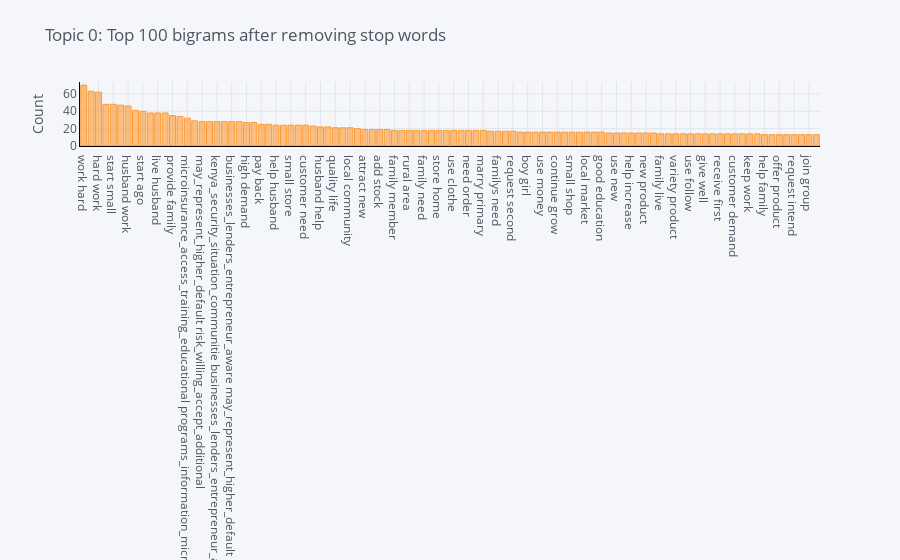

Here is the notebook cell this chart was saved with:
### Code cell
plot_model(lsi, plot = 'bigram')

### Figure 1 — Plotly figure (JSON) as saved in the notebook; plotly's stock layout.template omitted (floating-point values rounded to 4 significant figures)
{"data": [{"marker": {"color": "rgba(255, 153, 51, 0.6)", "line": {"color": "rgba(255, 153, 51, 1.0)", "width": 1}}, "name": "count", "orientation": "v", "text": "", "type": "bar", "x": ["work hard", "pay fee", "hard work", "increase stock", "start small", "group member", "husband work", "support family", "start ago", "member group", "live husband", "programs_information_microfinance_ecuador services_please_visit_href", "provide family", "mifex_offers_client microinsurance_access_training_educational", "microinsurance_access_training_educational programs_information_microfinance_ecuador", "run small", "may_represent_higher_default risk_willing_accept_additional", "plan use", "kenya_security_situation_communitie businesses_lenders_entrepreneur_aware", "well life", "businesses_lenders_entrepreneur_aware may_represent_higher_default", "risk_willing_accept_additional risk_making", "high demand", "provide well", "pay back", "operate small", "help husband", "enough money", "small store", "beauty product", "customer need", "intend use", "husband help", "want expand", "quality life", "request budget", "local community", "save money", "attract new", "large quantity", "add stock", "increase revenue", "family member", "increase profit", "rural area", "sale increase", "family need", "start help", "store home", "therefore request", "use clothe", "improve family", "need order", "meet customer", "marry primary", "improve quality", "familys need", "increase sale", "request second", "decide start", "boy girl", "month ago", "use money", "meet need", "continue grow", "use clothing", "small shop", "repay time", "local market", "bear ago", "good education", "continue improve", "use new", "meet demand", "help increase", "long time", "new product", "request use", "family live", "begin ago", "variety product", "marry live", "use follow", "help support", "give well", "family well", "receive first", "separate husband", "customer demand", "save enough", "keep work", "life family", "help family", "children education", "offer product", "money earn", "request intend", "well know", "join group", "wife work"], "y": [70, 63, 62, 48, 48, 47, 46, 41, 40, 38, 38, 38, 35, 34, 32, 29, 28, 28, 28, 28, 28, 28, 27, 27, 25, 25, 24, 24, 24, 24, 24, 23, 22, 22, 21, 21, 21, 20, 19, 19, 19, 19, 18, 18, 18, 18, 18, 18, 18, 18, 18, 18, 18, 18, 18, 17, 17, 17, 17, 16, 16, 16, 16, 16, 16, 16, 16, 16, 16, 16, 16, 15, 15, 15, 15, 15, 15, 15, 14, 14, 14, 14, 14, 14, 14, 14, 14, 14, 14, 14, 14, 14, 13, 13, 13, 13, 13, 13, 13, 13]}], "layout": {"legend": {"bgcolor": "#F5F6F9", "font": {"color": "#4D5663"}}, "paper_bgcolor": "#F5F6F9", "plot_bgcolor": "#F5F6F9", "title": {"font": {"color": "#4D5663"}, "text": "Topic 0: Top 100 bigrams after removing stop words"}, "xaxis": {"gridcolor": "#E1E5ED", "linecolor": "black", "showgrid": true, "tickfont": {"color": "#4D5663"}, "title": {"font": {"color": "#4D5663"}, "text": ""}, "zerolinecolor": "#E1E5ED"}, "yaxis": {"gridcolor": "#E1E5ED", "linecolor": "black", "showgrid": true, "tickfont": {"color": "#4D5663"}, "title": {"font": {"color": "#4D5663"}, "text": "Count"}, "zerolinecolor": "#E1E5ED"}}}
